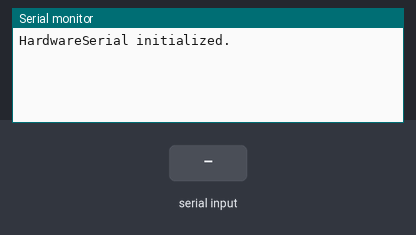
A sketch run on a simulated Arduino Mega 2560, built with avr-gcc and run on an emulated ATmega2560. Parts: the last lines printed to the serial monitor. The inputs (shaded band) are chosen by the test bench.

Above: at 1.2 s.
1.3 s: "1" received over the second serial link
At 3.2 s:
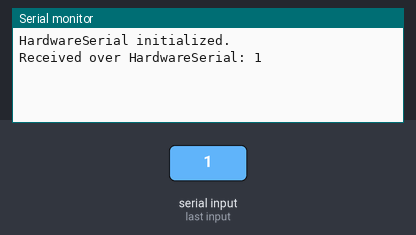
3.5 s: "0" received over the second serial link
At 4.7 s:
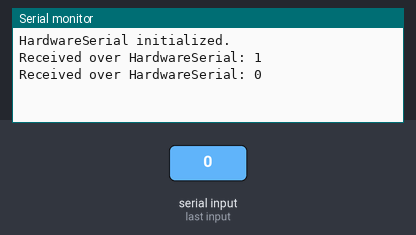
5.0 s: "2" received over the second serial link
At 5.5 s:
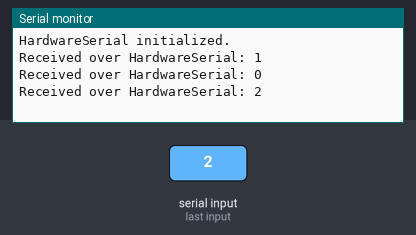

The sketch:

SerialBibHW.ino
```cpp
/**
 * @file ManualHardwareSerialBib.ino
 * @brief Demonstrates communication using HardwareSerial.
 *
 * This example shows how to use the built-in HardwareSerial interface
 * (e.g., Serial1) to communicate with an external serial device.
 * Make sure your board supports multiple hardware UART ports (e.g., Arduino Mega, ESP32).
 */

#define SERIAL_HW Serial1  ///< Define the hardware serial port to be used

/**
 * @brief Initializes the hardware serial interface and sends a welcome message.
 *
 * This function is called once at startup. It initializes Serial1 with a baud rate
 * of 9600 and sends a message to the connected serial device to confirm that
 * communication has been established. It also opens the USB serial monitor (Serial)
 * for debugging purposes.
 */
void setup() {
  // Start hardware serial communication
  SERIAL_HW.begin(9600);

  // Start USB serial monitor
  Serial.begin(9600);
  while (!Serial); // Wait for monitor connection (only necessary on some boards)

  // Send initialization message
  SERIAL_HW.println("HardwareSerial active!");
  Serial.println("HardwareSerial initialized.");
}

/**
 * @brief Continuously reads incoming data, echoes it, and transmits messages.
 *
 * In the loop function, the program checks for incoming characters on Serial1.
 * If data is received, it is read and echoed back to the sender. A status message
 * is also printed every second. This can be used for basic testing or device communication.
 */
void loop() {
  // Check if data is available
  if (SERIAL_HW.available() > 0) {
    // Read one character
    char incoming = SERIAL_HW.read();

    // Echo the received character
    SERIAL_HW.print("Received: ");
    SERIAL_HW.println(incoming);

    // Also print to USB serial monitor
    Serial.print("Received over HardwareSerial: ");
    Serial.println(incoming);
  }

  // Periodically send a test message
  SERIAL_HW.println("Message: Hello, how are you?");

  // Wait for a second
  delay(1000);
}
```

Measured:
- after the input at 1.3 s, the serial monitor: prints a new line after 0.70 s (image 1)
- after the input at 3.5 s, the serial monitor: prints a new line after 0.50 s (image 2)
- after the input at 5.0 s, the serial monitor: prints a new line at once (image 3)
